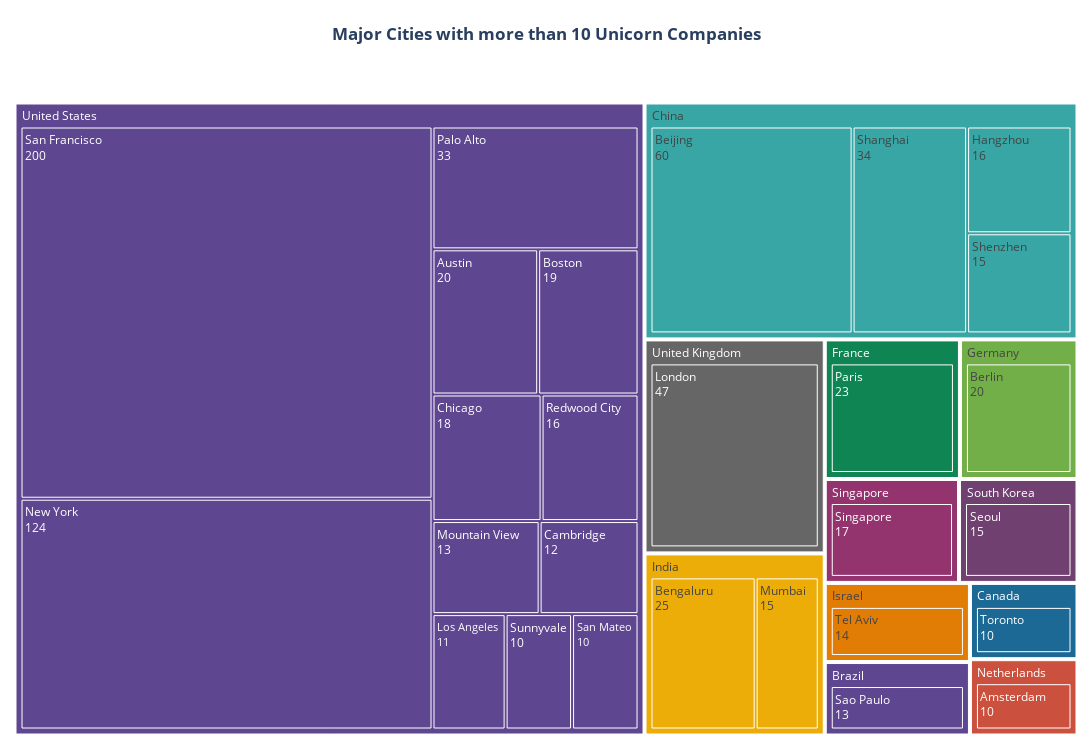

The notebook cell saved with this chart:
### Code cell
fig = px.treemap(city_com, 
    path=['country', 'city'], 
    values='company', color='country',
    color_discrete_sequence=px.colors.qualitative.Prism, hover_data={'company': ':,.0f'})

fig.update_layout(margin= dict(t=80, l=10, r=10, b=10), title= {"text": "<b>Major Cities with more than 10 Unicorn Companies</b>", 'x': 0.5, "xanchor": "center"}, width= 1500, height= 750)

fig.update_traces(textinfo="label+value")
fig.show()

### Figure 1 — Plotly figure (JSON) as saved in the notebook; plotly's stock layout.template omitted (floating-point values rounded to 4 significant figures)
{"data": [{"branchvalues": "total", "customdata": [[13, "Brazil"], [13, "Brazil"], [10, "Canada"], [10, "Canada"], [15, "China"], [16, "China"], [34, "China"], [125, "China"], [60, "China"], [23, "France"], [23, "France"], [20, "Germany"], [20, "Germany"], [25, "India"], [40, "India"], [15, "India"], [14, "Israel"], [14, "Israel"], [10, "Netherlands"], [10, "Netherlands"], [17, "Singapore"], [17, "Singapore"], [15, "South Korea"], [15, "South Korea"], [47, "United Kingdom"], [47, "United Kingdom"], [486, "United States"], [200, "United States"], [10, "United States"], [11, "United States"], [12, "United States"], [16, "United States"], [18, "United States"], [19, "United States"], [20, "United States"], [33, "United States"], [124, "United States"], [10, "United States"], [13, "United States"]], "domain": {"x": [0, 1], "y": [0, 1]}, "hovertemplate": "labels=%{label}<br>company=%{customdata[0]:,.0f}<br>parent=%{parent}<br>id=%{id}<br>country=%{customdata[1]}<extra></extra>", "ids": ["Brazil", "Brazil/Sao Paulo", "Canada/Toronto", "Canada", "China/Shenzhen", "China/Hangzhou", "China/Shanghai", "China", "China/Beijing", "France/Paris", "France", "Germany/Berlin", "Germany", "India/Bengaluru", "India", "India/Mumbai", "Israel/Tel Aviv", "Israel", "Netherlands", "Netherlands/Amsterdam", "Singapore/Singapore", "Singapore", "South Korea", "South Korea/Seoul", "United Kingdom", "United Kingdom/London", "United States", "United States/San Francisco", "United States/Sunnyvale", "United States/Los Angeles", "United States/Cambridge", "United States/Redwood City", "United States/Chicago", "United States/Boston", "United States/Austin", "United States/Palo Alto", "United States/New York", "United States/San Mateo", "United States/Mountain View"], "labels": ["Brazil", "Sao Paulo", "Toronto", "Canada", "Shenzhen", "Hangzhou", "Shanghai", "China", "Beijing", "Paris", "France", "Berlin", "Germany", "Bengaluru", "India", "Mumbai", "Tel Aviv", "Israel", "Netherlands", "Amsterdam", "Singapore", "Singapore", "South Korea", "Seoul", "United Kingdom", "London", "United States", "San Francisco", "Sunnyvale", "Los Angeles", "Cambridge", "Redwood City", "Chicago", "Boston", "Austin", "Palo Alto", "New York", "San Mateo", "Mountain View"], "marker": {"colors": ["rgb(95, 70, 144)", "rgb(95, 70, 144)", "rgb(29, 105, 150)", "rgb(29, 105, 150)", "rgb(56, 166, 165)", "rgb(56, 166, 165)", "rgb(56, 166, 165)", "rgb(56, 166, 165)", "rgb(56, 166, 165)", "rgb(15, 133, 84)", "rgb(15, 133, 84)", "rgb(115, 175, 72)", "rgb(115, 175, 72)", "rgb(237, 173, 8)", "rgb(237, 173, 8)", "rgb(237, 173, 8)", "rgb(225, 124, 5)", "rgb(225, 124, 5)", "rgb(204, 80, 62)", "rgb(204, 80, 62)", "rgb(148, 52, 110)", "rgb(148, 52, 110)", "rgb(111, 64, 112)", "rgb(111, 64, 112)", "rgb(102, 102, 102)", "rgb(102, 102, 102)", "rgb(95, 70, 144)", "rgb(95, 70, 144)", "rgb(95, 70, 144)", "rgb(95, 70, 144)", "rgb(95, 70, 144)", "rgb(95, 70, 144)", "rgb(95, 70, 144)", "rgb(95, 70, 144)", "rgb(95, 70, 144)", "rgb(95, 70, 144)", "rgb(95, 70, 144)", "rgb(95, 70, 144)", "rgb(95, 70, 144)"]}, "name": "", "parents": ["", "Brazil", "Canada", "", "China", "China", "China", "", "China", "France", "", "Germany", "", "India", "", "India", "Israel", "", "", "Netherlands", "Singapore", "", "", "South Korea", "", "United Kingdom", "", "United States", "United States", "United States", "United States", "United States", "United States", "United States", "United States", "United States", "United States", "United States", "United States"], "textinfo": "label+value", "type": "treemap", "values": [13.0, 13.0, 10.0, 10.0, 15.0, 16.0, 34.0, 125.0, 60.0, 23.0, 23.0, 20.0, 20.0, 25.0, 40.0, 15.0, 14.0, 14.0, 10.0, 10.0, 17.0, 17.0, 15.0, 15.0, 47.0, 47.0, 486.0, 200.0, 10.0, 11.0, 12.0, 16.0, 18.0, 19.0, 20.0, 33.0, 124.0, 10.0, 13.0]}], "layout": {"height": 750, "legend": {"tracegroupgap": 0}, "margin": {"b": 10, "l": 10, "r": 10, "t": 80}, "title": {"text": "<b>Major Cities with more than 10 Unicorn Companies</b>", "x": 0.5, "xanchor": "center"}, "treemapcolorway": ["rgb(95, 70, 144)", "rgb(29, 105, 150)", "rgb(56, 166, 165)", "rgb(15, 133, 84)", "rgb(115, 175, 72)", "rgb(237, 173, 8)", "rgb(225, 124, 5)", "rgb(204, 80, 62)", "rgb(148, 52, 110)", "rgb(111, 64, 112)", "rgb(102, 102, 102)"], "width": 1500}}
